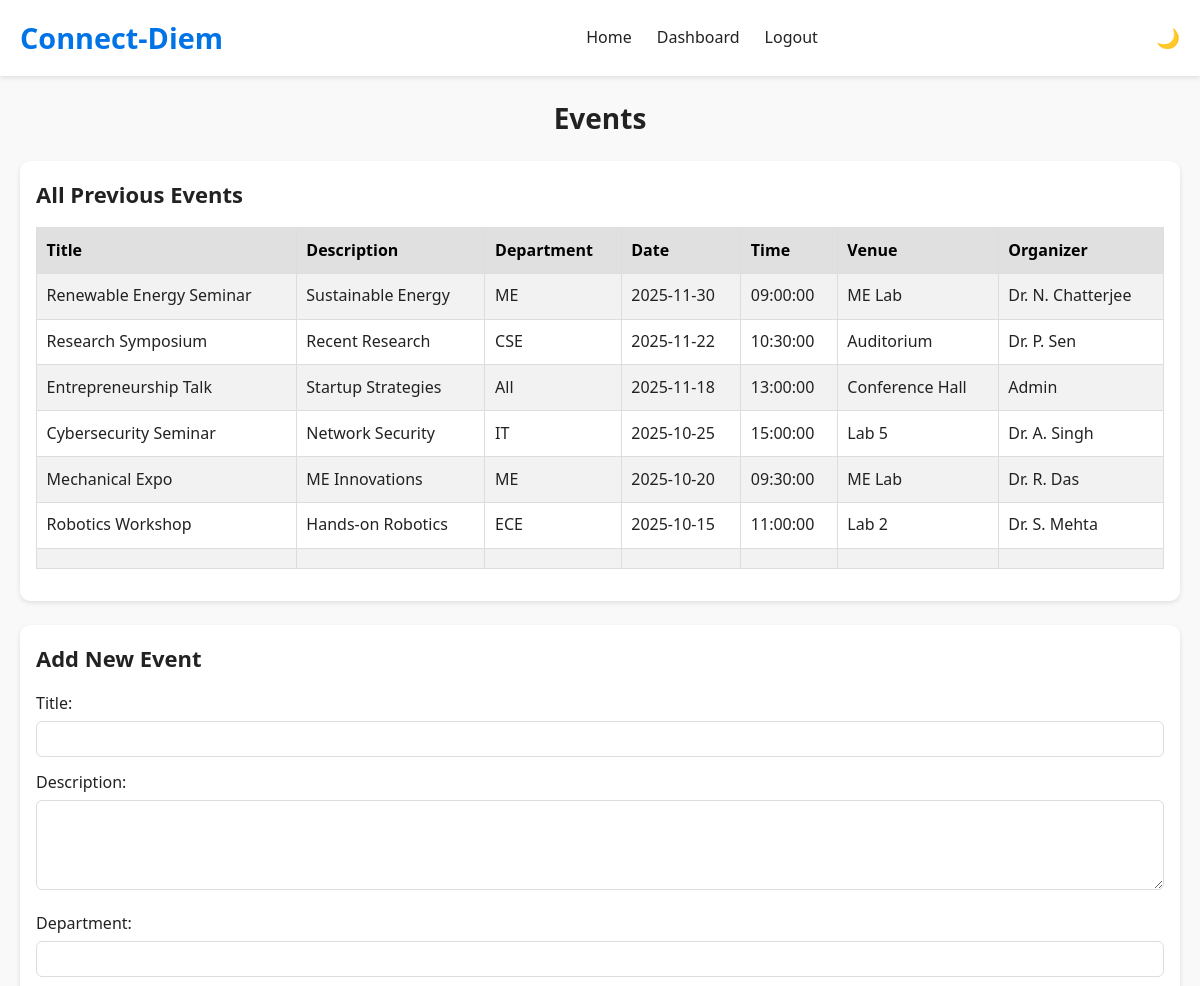
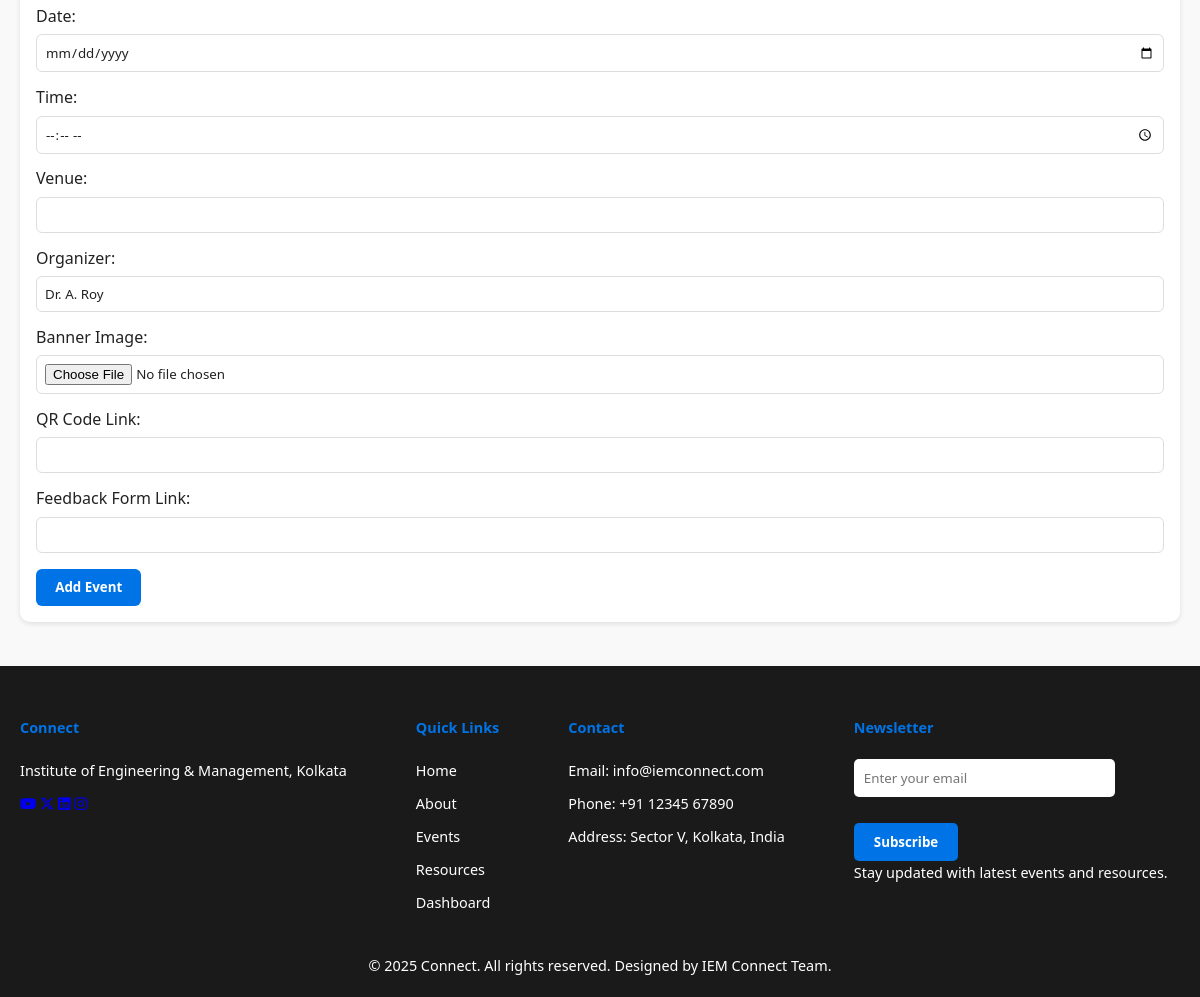
Screenshot of /faculty/events.php (signed in) with the database file from the repository (2 pictures, top to bottom).
### tables this page shows
CREATE TABLE `events` (
  `event_id` int(11) NOT NULL,
  `title` varchar(200) NOT NULL,
  `description` text DEFAULT NULL,
  `department` varchar(100) DEFAULT NULL,
  `event_date` date DEFAULT NULL,
  `event_time` time DEFAULT NULL,
  `venue` varchar(150) DEFAULT NULL,
  `organizer` varchar(100) DEFAULT NULL,
  `banner_image` varchar(255) DEFAULT NULL,
  `qr_code` varchar(255) DEFAULT NULL,
  `feedback_form_link` varchar(255) DEFAULT NULL,
  `created_by` enum('admin','faculty') DEFAULT 'admin',
  `created_at` datetime DEFAULT current_timestamp()
);

### faculty/events.php (the view, shortened to what this page needs)
<?php
include '../includes/db.php';
include '../includes/header.php';
$faculty_name = $_SESSION['name'] ?? 'Faculty';
$events_sql = "SELECT * FROM events ORDER BY event_date DESC, event_time DESC";
$events_result = $conn->query($events_sql);
?>
<main class="dashboard-main">
    <h2 style="text-align: center;">Events</h2>
    <section class="prev-events">
        <h3>All Previous Events</h3>
        <table>
            <tr>
                <th>Title</th>
                <th>Description</th>
                <th>Department</th>
                <th>Date</th>
                <th>Time</th>
                <th>Venue</th>
                <th>Organizer</th>
            </tr>
            <?php if($events_result->num_rows > 0): ?>
                <?php while($row = $events_result->fetch_assoc()): ?>
                <tr>
                    <td><?= htmlspecialchars($row['title']) ?></td>
                    <td><?= htmlspecialchars($row['description']) ?></td>
                    <td><?= htmlspecialchars($row['department']) ?></td>
                    <td><?= htmlspecialchars($row['event_date']) ?></td>
                    <td><?= htmlspecialchars($row['event_time']) ?></td>
                    <td><?= htmlspecialchars($row['venue']) ?></td>
                    <td><?= htmlspecialchars($row['organizer']) ?></td>
                </tr>
                <?php endwhile; ?>
            <?php else: ?>
                <tr><td colspan="7">No events found.</td></tr>
            <?php endif; ?>
        </table>
    </section>
    <section class="new-event">
        <h3>Add New Event</h3>
        <form method="POST" enctype="multipart/form-data" action="add_event.php">
            <label for="title">Title:</label>
            <input type="text" name="title" id="title" required>
            <label for="description">Description:</label>
            <textarea name="description" id="description" rows="4"></textarea>
            <label for="department">Department:</label>
            <input type="text" name="department" id="department">
            <label for="event_date">Date:</label>
            <input type="date" name="event_date" id="event_date" required>
            <label for="event_time">Time:</label>
            <input type="time" name="event_time" id="event_time" required>
            <label for="venue">Venue:</label>
            <input type="text" name="venue" id="venue" required>
            <label for="organizer">Organizer:</label>
            <input type="text" name="organizer" id="organizer" value="<?= htmlspecialchars($faculty_name) ?>" readonly>
            <label for="banner_image">Banner Image:</label>
            <input type="file" name="banner_image" id="banner_image">
            <label for="qr_code">QR Code Link:</label>
            <input type="text" name="qr_code" id="qr_code">
            <label for="feedback_form_link">Feedback Form Link:</label>
            <input type="text" name="feedback_form_link" id="feedback_form_link">
            <button type="submit" name="submit_event">Add Event</button>
        </form>
    </section>
</main>
<?php include '../includes/footer.php'; ?>

### assets/css/style.css (style rules this page uses)
body.light-mode { --bg-color: #f9f9f9; --text-color: #222; --header-bg: #ffffff; --footer-bg: #1a1a1a; --btn-bg: #0073e6; --btn-color: #fff; --btn-secondary-bg: #555; --card-blue-bg: #0073e6; --card-black-bg: #f0f0f0; --card-text-color: #222; }
* { box-sizing: border-box; margin: 0; padding: 0; font-family: 'Segoe UI', Tahoma, Geneva, Verdana, sans-serif; transition: all 0.3s ease; }
body { background-color: var(--bg-color); color: var(--text-color); line-height: 1.6; }
.dashboard-main { padding: 40px 20px; min-height: calc(100vh - 120px); background-color: var(--bg-color); transition: background-color 0.3s, color 0.3s; }
body.light-mode { --login-bg-gradient: linear-gradient(135deg, #f9f9f9, #e0e0e0); --card-bg: rgba(255, 255, 255, 0.85); --card-color: #222; --input-bg: rgba(255, 255, 255, 0.8); --input-color: #222; --input-placeholder: rgba(34,34,34,0.6); --btn-bg: #0073e6; --btn-color: #fff; --icon-color: #0073e6; --link-color: #0073e6; --error-color: #ff4c4c; }
body.light-mode { --text-color: #222; --text-muted: #555; --card-bg: #fff; --border-color: #ddd; --hover-bg: #f7f7f7; --table-header-bg: #f0f0f0; }
.dashboard-main h2 { font-size: 2rem; margin-bottom: 1rem; }
.dashboard-main section { background-color: var(--card-bg); padding: 1rem; margin-bottom: 1.5rem; border-radius: 10px; box-shadow: var(--box-shadow); }
.prev-events table, .new-event table { width: 100%; border-collapse: collapse; margin-bottom: 1rem; }
.prev-events table th, .prev-events table td, .new-event table th, .new-event table td { border: 1px solid var(--border-color); padding: 0.6rem; text-align: left; color: var(--text-color); }
.prev-events table th, .new-event table th { background-color: var(--th-bg); color: var(--th-text); }
.prev-events table tr:nth-child(even), .new-event table tr:nth-child(even) { background-color: var(--tr-even); }
form label { display: block; margin-top: 0.8rem; margin-bottom: 0.3rem; color: var(--text-color); font-weight: 500; }
form input[type="text"], form input[type="date"], form input[type="time"], form input[type="file"], form textarea { width: 100%; padding: 0.5rem; border: 1px solid var(--border-color); border-radius: 6px; background-color: var(--input-bg); color: var(--text-color); }
form button { margin-top: 1rem; padding: 0.6rem 1.2rem; background-color: var(--btn-bg); color: var(--btn-text); border: none; border-radius: 6px; cursor: pointer; font-weight: 600; transition: 0.2s; }
:root { --card-bg: #f9f9f9; --box-shadow: 0 2px 8px rgba(0,0,0,0.1); --border-color: #ddd; --text-color: #333; --th-bg: #e0e0e0; --th-text: #000; --tr-even: #f2f2f2; --tr-hover: #dcdcdc; --input-bg: #fff; --btn-bg: #007bff; --btn-text: #fff; --btn-hover: #0056b3; }
.dashboard-main { padding: 20px; font-family: Arial, sans-serif; }
.dashboard-main h2 { font-size: 28px; margin-bottom: 20px; color: var(--text-color); }
section { margin-bottom: 40px; background-color: var(--section-bg); padding: 15px; border-radius: 8px; box-shadow: var(--box-shadow); }
h3 { font-size: 22px; margin-bottom: 15px; color: var(--text-color); }
:root { --text-color: #333; --section-bg: #f9f9f9; --box-shadow: 0 2px 5px rgba(0,0,0,0.1); --table-bg: #fff; --table-header-bg: #e0e0e0; --table-border: #ccc; --table-hover: #f1f1f1; --input-bg: #fff; --input-border: #ccc; --btn-bg: #4CAF50; --btn-hover: #45a049; --btn-text: #fff; }

### rows the page displays
events: title "Renewable Energy Seminar", description "Sustainable Energy", department "ME", event_date "2025-11-30", event_time "09:00:00", venue "ME Lab", organizer "Dr. N. Chatterjee"
events: title "Research Symposium", description "Recent Research", department "CSE", event_date "2025-11-22", event_time "10:30:00", venue "Auditorium", organizer "Dr. P. Sen"
events: title "Entrepreneurship Talk", description "Startup Strategies", department "All", event_date "2025-11-18", event_time "13:00:00", venue "Conference Hall", organizer "Admin"
events: title "Cybersecurity Seminar", description "Network Security", department "IT", event_date "2025-10-25", event_time "15:00:00", venue "Lab 5", organizer "Dr. A. Singh"
events: title "Mechanical Expo", description "ME Innovations", department "ME", event_date "2025-10-20", event_time "09:30:00", venue "ME Lab", organizer "Dr. R. Das"
events: title "Robotics Workshop", description "Hands-on Robotics", department "ECE", event_date "2025-10-15", event_time "11:00:00", venue "Lab 2", organizer "Dr. S. Mehta"
